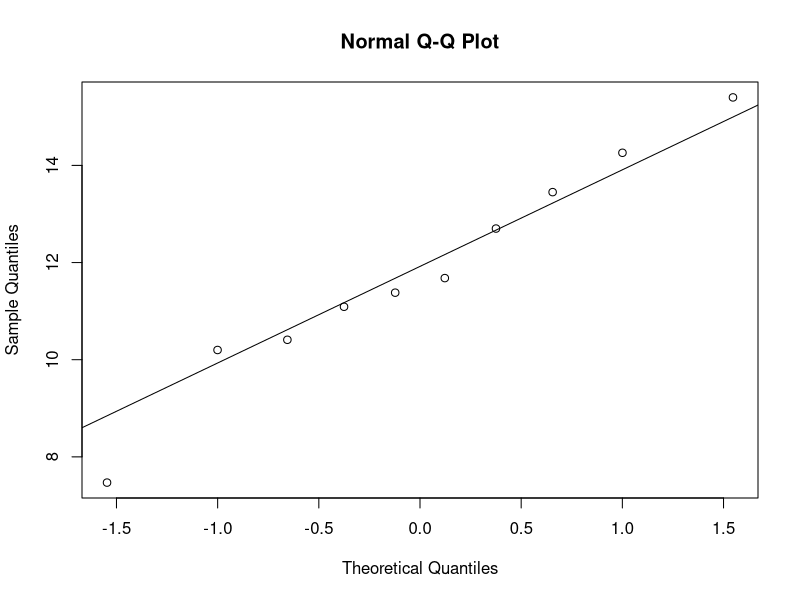
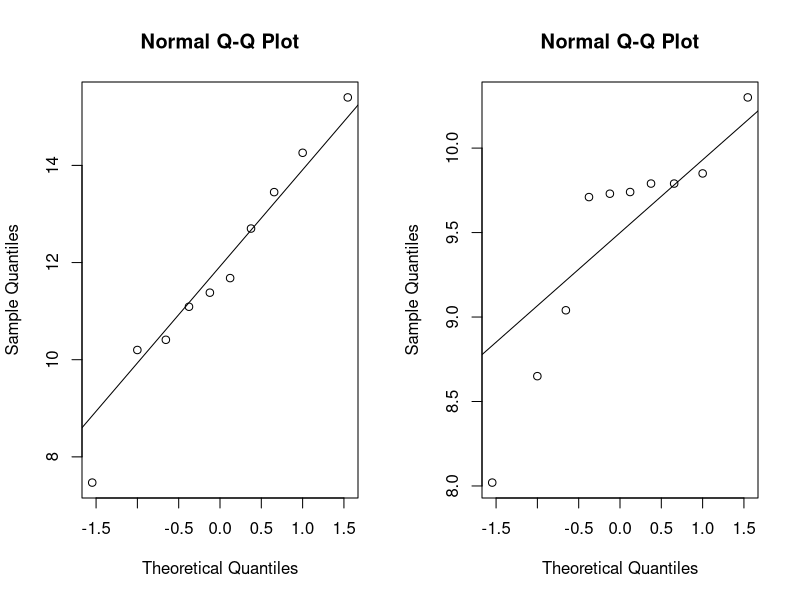
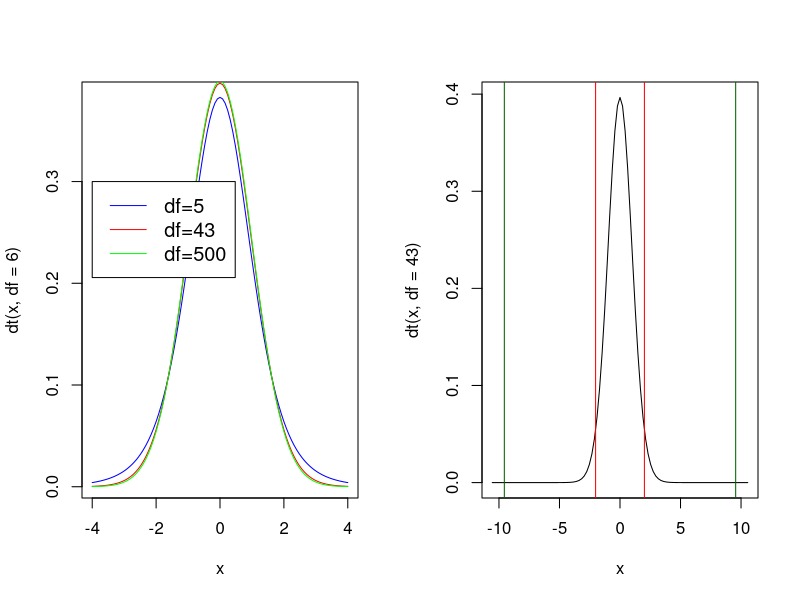
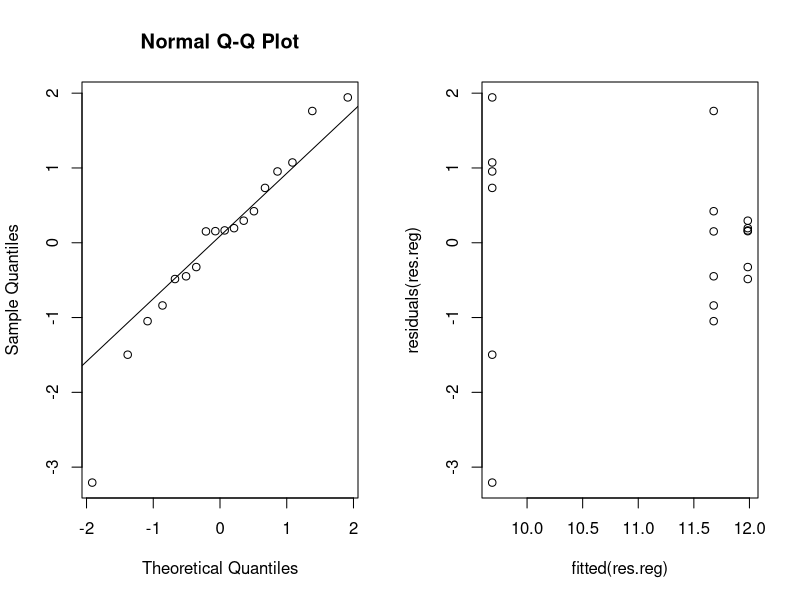
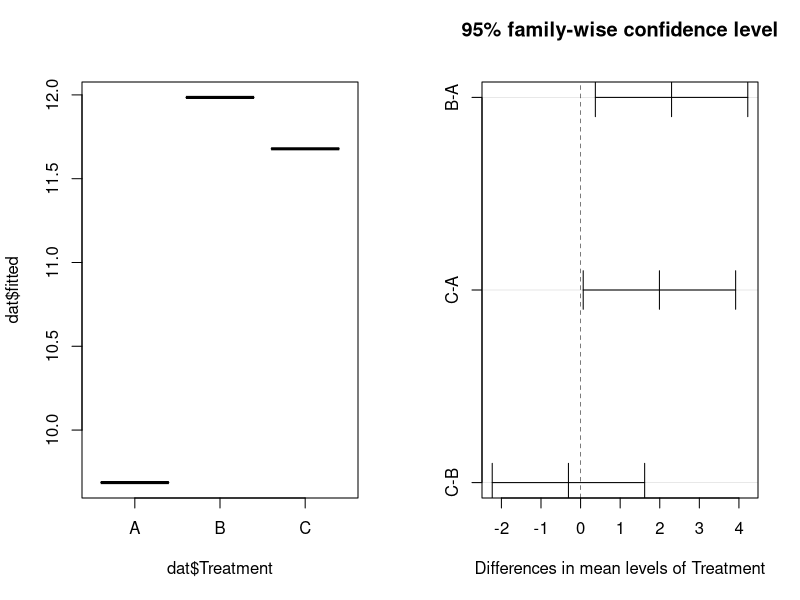

These figures' R source, in order:
## ---- chunk 1
#| label: tidyverse
#| echo: false

options(scipen = 1, digits = 2)

library(conflicted)
conflict_prefer("filter", "dplyr", quiet = TRUE)
conflict_prefer("lag", "dplyr", quiet = TRUE)

suppressPackageStartupMessages(library(tidyverse))

# suppress "`summarise()` has grouped output by " messages
options(dplyr.summarise.inform = FALSE)

## ---- chunk 2
#| code-fold: false
x <- c(11.38, 15.4, 10.41, 12.7, 7.47, 11.68, 14.26, 11.09, 10.2, 
13.45)
y <- c(9.85, 9.73, 9.74, 8.65, 9.71, 10.3, 9.04, 8.02, 9.79, 9.79)
## ---- chunk 3
res = t.test(x, mu=10)
print(res)
## ---- chunk 4
qqnorm(x)
qqline(x)
## ---- chunk 5
res <- t.test(x,y, var.equal = TRUE)

print(res)
## ---- chunk 6
### Split the sqreen
par(mfrow=c(1,2)) 
### Should be straight lines (note that with small samples it may be difficult to assess - consider Wally-plot)
qqnorm(x)
qqline(x)
qqnorm(y)
qqline(y)
## ---- chunk 7
res <- var.test(x,y, alternative = "two.sided")
print(res)
## ---- chunk 8
res <- t.test(x,y, var.equal = FALSE)

print(res)
## ---- chunk 9
res = t.test(x,y, paired = TRUE)
print(res)
## ---- chunk 10
#| code-fold: false

d = x - y
## ---- chunk 11
res = t.test(d)
print(res)
## ---- chunk 12
var1 <- 3.2
var2 <- 2.7

n1 <- 23
n2 <- 22

pooled_var = ((n1-1)*var1 + (n2-1)*var2) / (n1+n2-2)
  
pooled_sd = sqrt(pooled_var)

sprintf('Var: %.3f, SD: %.3f', pooled_var, pooled_sd)
## ---- chunk 13
x1 = 20.3
x2 = 15.4

t = (x1-x2) / sqrt(pooled_var*(1/23 + 1/22))
sprintf('t-statistic: %.3f', t)
## ---- chunk 14
#create density plots
curve(dt(x, df=6), from=-4, to=4, col='blue') 
curve(dt(x, df=43), from=-4, to=4, col='red', add=TRUE)
curve(dt(x, df=500), from=-4, to=4, col='green', add=TRUE)

#add legend
legend(-4, .3, legend=c("df=5", "df=43", "df=500"),
       col=c("blue", "red", "green"), lty=1, cex=1.2)
## ---- chunk 15
df <- 23+22-2
print(pt(t, df))

## ---- chunk 16
cv = qt(1-.05/2, df)
sprintf('The critical value is %f, which is smaller than %f. We reject H0.', cv, t)
## ---- chunk 17
# generate data from mean and sd
curve(dt(x, df=43), from=-t-1, to=t+1)
abline(v = c(cv, -cv, t, -t), col = c("red","red","darkgreen", "darkgreen"))

## ---- chunk 18
f = 3.76
df1 = 4
df2 = 15
print(pf(f, df1 = df1, df2 = df2, lower.tail = FALSE))
print(pf(f,df1,df2))
## ---- chunk 19
df2 = 5*2-5

print(pf(f, df1 = df1, df2 = df2, lower.tail = FALSE))

## ---- chunk 20
df2 = 5*20-5

print(pf(f, df1 = df1, df2 = df2, lower.tail = FALSE))
## ---- chunk 21
p_value <- pf(4.55, 4, 20, lower.tail = FALSE)
print(p_value)
## ---- chunk 22
#| code-fold: false

dat <- data.frame(yield=c(8.19, 10.42, 11.63,  6.48, 10.64, 10.76, 12.14, 12.18, 12.15, 11.66, 12.28, 11.50, 10.84, 12.10, 13.44, 11.83, 11.23, 10.63),
                  Treatment=rep(LETTERS[1:3],each=6))
dat$Treatment <- factor(dat$Treatment)
## ---- chunk 23
res.reg <- lm(yield~Treatment, data=dat)
summary(res.reg)
## ---- chunk 24
res.aov <- aov(yield~Treatment, data=dat)
summary(res.aov)
## ---- chunk 25
qqnorm(residuals(res.reg))
qqline(residuals(res.reg))
## ---- chunk 26
plot(fitted(res.reg),residuals(res.reg))
## ---- chunk 27
summary(res.reg)
## ---- chunk 28
dat$fitted <- predict(res.reg)
boxplot(dat$fitted~dat$Treatment)
## ---- chunk 29
TukeyHSD(res.aov, "Treatment")
## ---- chunk 30
plot(TukeyHSD(res.aov,"Treatment"))
## ---- chunk 31
sessionInfo()
## ---- chunk 32
#| include: false

# automatically create a bib database for loaded R packages & rUM
knitr::write_bib(
  c(
    .packages(),
    "rUM",
    "table1"
  ),
  "packages.bib"
)
